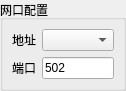
<?xml version="1.0" encoding="UTF-8"?>
<ui version="4.0">
 <class>SAKModbusCommonHostSection</class>
 <widget class="QWidget" name="SAKModbusCommonHostSection">
  <property name="geometry">
   <rect>
    <x>0</x>
    <y>0</y>
    <width>119</width>
    <height>78</height>
   </rect>
  </property>
  <property name="windowTitle">
   <string notr="true">Form</string>
  </property>
  <layout class="QVBoxLayout" name="verticalLayout">
   <property name="leftMargin">
    <number>0</number>
   </property>
   <property name="topMargin">
    <number>0</number>
   </property>
   <property name="rightMargin">
    <number>0</number>
   </property>
   <property name="bottomMargin">
    <number>0</number>
   </property>
   <item>
    <widget class="QGroupBox" name="tcpConfigurationGroupBox">
     <property name="sizePolicy">
      <sizepolicy hsizetype="Preferred" vsizetype="Preferred">
       <horstretch>0</horstretch>
       <verstretch>0</verstretch>
      </sizepolicy>
     </property>
     <property name="title">
      <string>网口配置</string>
     </property>
     <layout class="QGridLayout" name="gridLayout_2">
      <item row="1" column="1">
       <widget class="QLineEdit" name="portLineEdit">
        <property name="sizePolicy">
         <sizepolicy hsizetype="Preferred" vsizetype="Fixed">
          <horstretch>0</horstretch>
          <verstretch>0</verstretch>
         </sizepolicy>
        </property>
        <property name="text">
         <string>502</string>
        </property>
       </widget>
      </item>
      <item row="1" column="0">
       <widget class="QLabel" name="label_6">
        <property name="sizePolicy">
         <sizepolicy hsizetype="Fixed" vsizetype="Preferred">
          <horstretch>0</horstretch>
          <verstretch>0</verstretch>
         </sizepolicy>
        </property>
        <property name="text">
         <string>端口</string>
        </property>
       </widget>
      </item>
      <item row="0" column="0">
       <widget class="QLabel" name="label_5">
        <property name="sizePolicy">
         <sizepolicy hsizetype="Fixed" vsizetype="Preferred">
          <horstretch>0</horstretch>
          <verstretch>0</verstretch>
         </sizepolicy>
        </property>
        <property name="text">
         <string>地址</string>
        </property>
       </widget>
      </item>
      <item row="0" column="1">
       <widget class="QComboBox" name="hostComboBox"/>
      </item>
     </layout>
    </widget>
   </item>
  </layout>
 </widget>
 <resources/>
 <connections/>
</ui>
